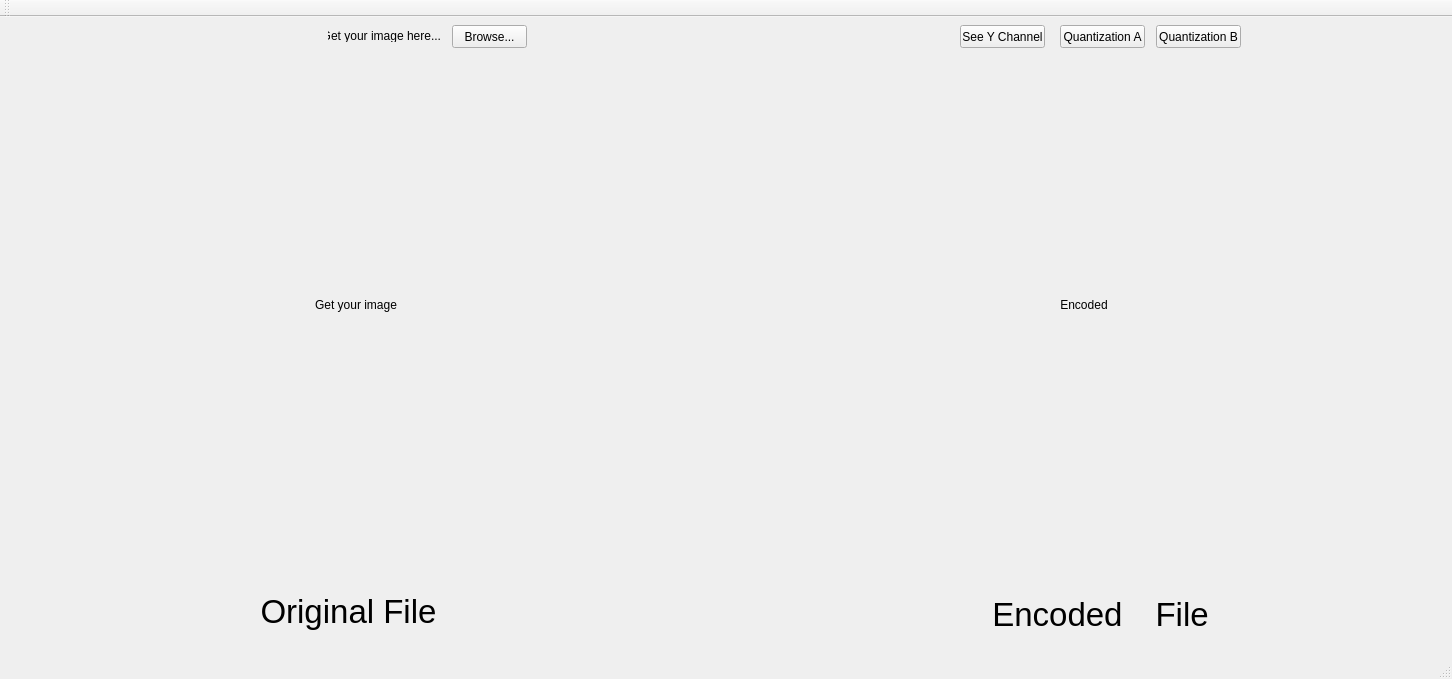
<?xml version="1.0" encoding="UTF-8"?>
<ui version="4.0">
 <class>MainWindow</class>
 <widget class="QMainWindow" name="MainWindow">
  <property name="geometry">
   <rect>
    <x>0</x>
    <y>0</y>
    <width>1452</width>
    <height>679</height>
   </rect>
  </property>
  <property name="windowTitle">
   <string>MainWindow</string>
  </property>
  <widget class="QWidget" name="centralWidget">
   <widget class="QLabel" name="img_original">
    <property name="geometry">
     <rect>
      <x>36</x>
      <y>48</y>
      <width>640</width>
      <height>480</height>
     </rect>
    </property>
    <property name="autoFillBackground">
     <bool>true</bool>
    </property>
    <property name="text">
     <string>Get your image</string>
    </property>
    <property name="alignment">
     <set>Qt::AlignCenter</set>
    </property>
   </widget>
   <widget class="QPushButton" name="Browsefor">
    <property name="geometry">
     <rect>
      <x>452</x>
      <y>8</y>
      <width>75</width>
      <height>23</height>
     </rect>
    </property>
    <property name="text">
     <string>Browse...</string>
    </property>
   </widget>
   <widget class="QLabel" name="img_processed">
    <property name="geometry">
     <rect>
      <x>764</x>
      <y>48</y>
      <width>640</width>
      <height>480</height>
     </rect>
    </property>
    <property name="autoFillBackground">
     <bool>true</bool>
    </property>
    <property name="text">
     <string>Encoded</string>
    </property>
    <property name="alignment">
     <set>Qt::AlignCenter</set>
    </property>
   </widget>
   <widget class="QLabel" name="label">
    <property name="geometry">
     <rect>
      <x>196</x>
      <y>552</y>
      <width>305</width>
      <height>85</height>
     </rect>
    </property>
    <property name="maximumSize">
     <size>
      <width>16777215</width>
      <height>16777215</height>
     </size>
    </property>
    <property name="font">
     <font>
      <family>System</family>
      <pointsize>25</pointsize>
     </font>
    </property>
    <property name="text">
     <string>Original File</string>
    </property>
    <property name="alignment">
     <set>Qt::AlignCenter</set>
    </property>
   </widget>
   <widget class="QLabel" name="label_2">
    <property name="geometry">
     <rect>
      <x>948</x>
      <y>552</y>
      <width>305</width>
      <height>85</height>
     </rect>
    </property>
    <property name="maximumSize">
     <size>
      <width>16777215</width>
      <height>16777215</height>
     </size>
    </property>
    <property name="font">
     <font>
      <family>System</family>
      <pointsize>25</pointsize>
     </font>
    </property>
    <property name="text">
     <string>Encoded　File</string>
    </property>
    <property name="alignment">
     <set>Qt::AlignCenter</set>
    </property>
   </widget>
   <widget class="QLabel" name="label_3">
    <property name="geometry">
     <rect>
      <x>328</x>
      <y>12</y>
      <width>113</width>
      <height>13</height>
     </rect>
    </property>
    <property name="text">
     <string>Get your image here...</string>
    </property>
    <property name="alignment">
     <set>Qt::AlignRight|Qt::AlignTrailing|Qt::AlignVCenter</set>
    </property>
   </widget>
   <widget class="QPushButton" name="verYCha">
    <property name="geometry">
     <rect>
      <x>960</x>
      <y>8</y>
      <width>85</width>
      <height>23</height>
     </rect>
    </property>
    <property name="text">
     <string>See Y Channel</string>
    </property>
   </widget>
   <widget class="QPushButton" name="verQA">
    <property name="geometry">
     <rect>
      <x>1060</x>
      <y>8</y>
      <width>85</width>
      <height>23</height>
     </rect>
    </property>
    <property name="text">
     <string>Quantization A</string>
    </property>
   </widget>
   <widget class="QPushButton" name="verQB">
    <property name="geometry">
     <rect>
      <x>1156</x>
      <y>8</y>
      <width>85</width>
      <height>23</height>
     </rect>
    </property>
    <property name="text">
     <string>Quantization B</string>
    </property>
   </widget>
  </widget>
  <widget class="QToolBar" name="mainToolBar">
   <attribute name="toolBarArea">
    <enum>TopToolBarArea</enum>
   </attribute>
   <attribute name="toolBarBreak">
    <bool>false</bool>
   </attribute>
  </widget>
  <widget class="QStatusBar" name="statusBar"/>
 </widget>
 <layoutdefault spacing="6" margin="11"/>
 <resources/>
 <connections/>
</ui>
